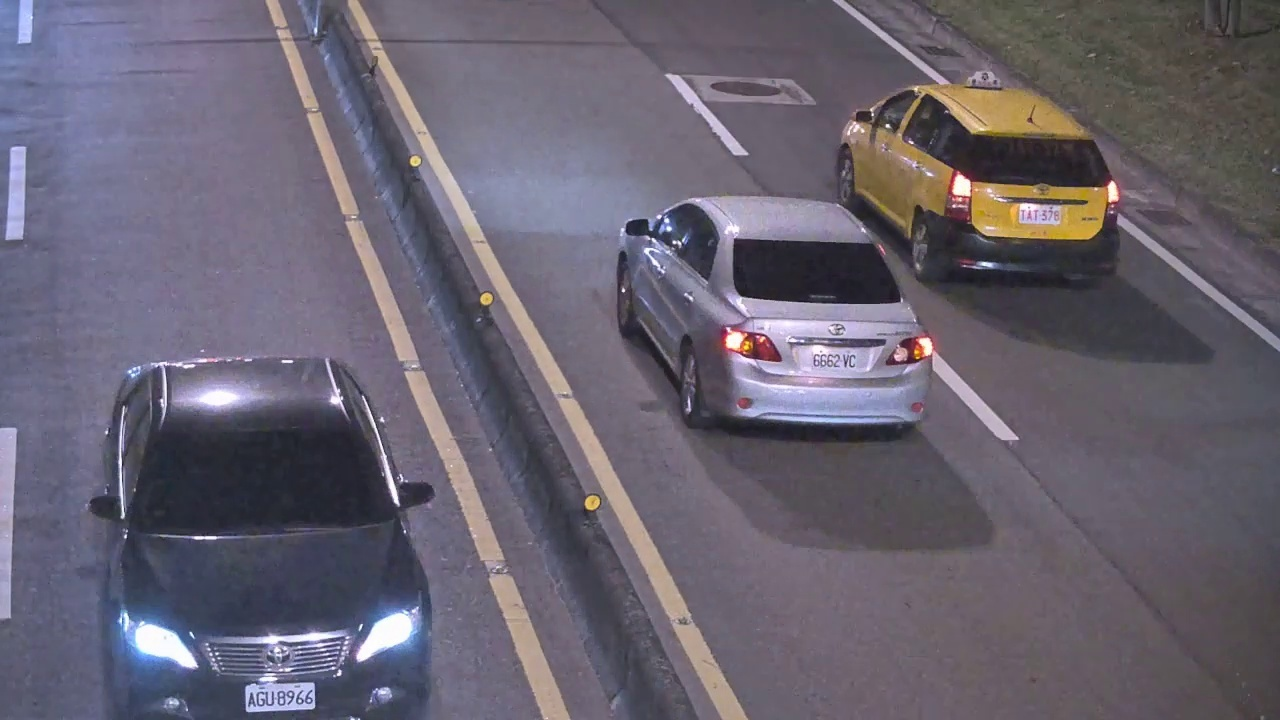
#> input picture example/img320191126_TaipeiRoadNH_night1.jpg, 1280 x 720 px; its folder holds only this picture in this run
$ python -i tool_convert_detrac.py   (imports and definitions only)   (older library calls are emulated)
#> lines starting #> are read from the running program, lines starting #| are printed output that depends on the picture
import os
import shutil
from glob import glob
from tqdm import tqdm
from collections import Counter

import cv2
import numpy as np
import pandas as pd

from annotation import DetracXML, LabelImgXML, ImageFile, MotGT, MotDET

# [37 lines left out: function cvt_detrac, not called in this run]

mot_labels = {1: 'Pedestrian',  2: 'Person_on_vehicle', 3: 'Car',
              4: 'Bicycle',     5: 'Motorbike',         6: 'Non_Motorized',
              7: 'StaticPerson',8: 'Distractor',        9: 'Occluder',
              10:'Occluder_ground', 11: 'Occluder_full', 12:'Reflection',
              13:'Crowd'}
mot_labels = {1:'r', 2:'r', 3:'c', 4:'m1', 5:'m1', 6:'others',
              7:'r', 8:'x', 9:'x', 10:'x', 11:'x', 12:'x', 13:'ignore'}
# [99 lines left out: functions cvt_mot, df_detrac, crop_detrac, imgblur, not called in this run]

def pick_one_image(src):
    pbar = tqdm(total=sum([len(files) for _,_,files in os.walk(src)]))
    cnt = Counter()
    for root,dirs,files in os.walk(src):
        if not dirs and files:
            blur_list = [imgblur(cv2.imread(os.path.join(root, f))) for f in files]
            best_idx = np.argmax(blur_list)
            best_file = os.path.join(root, files[best_idx])
            newfp = os.path.join(os.path.dirname(root), os.path.basename(root)+'_'+os.path.basename(best_file))
            shutil.move(best_file, newfp)
            shutil.rmtree(root)

            cnt.update(['pick'])
            pbar.set_postfix(cnt)
        pbar.update(len(files))

# [13 lines not run here, left out]

>>> import cv2
>>> picture = cv2.imread('example/img320191126_TaipeiRoadNH_night1.jpg', cv2.IMREAD_GRAYSCALE)
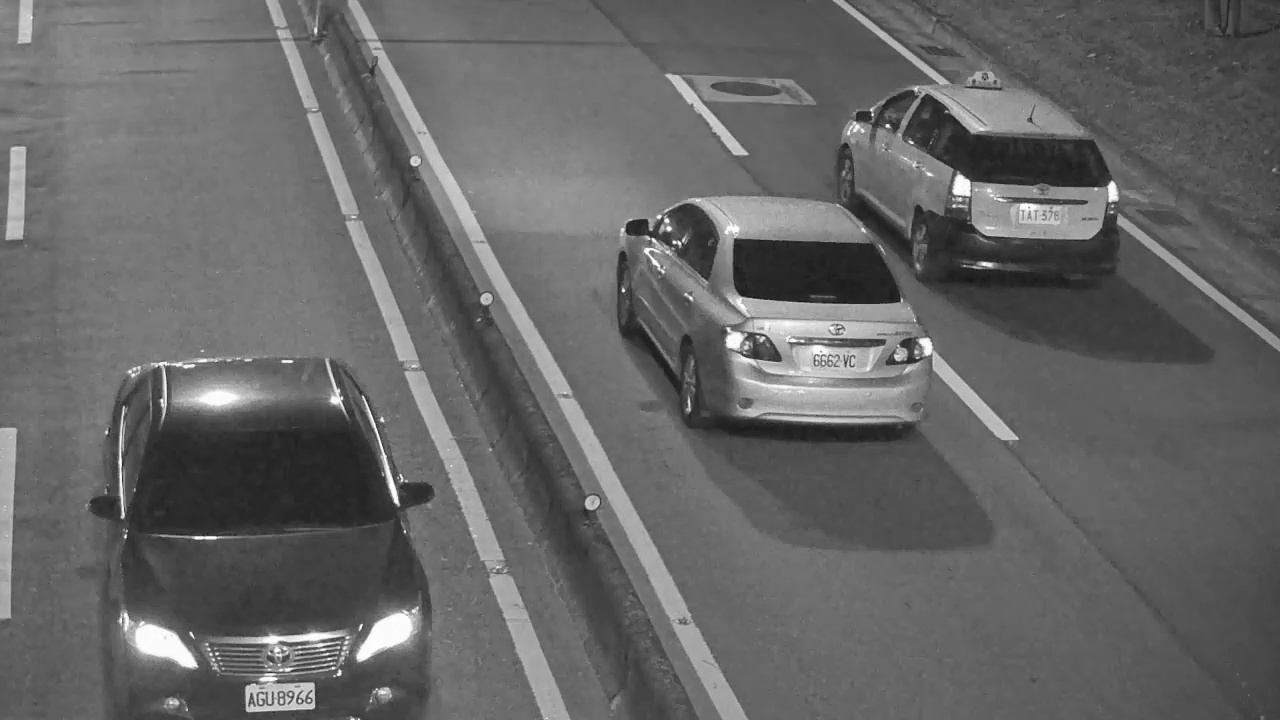
#> picture: shape (720, 1280); min 18, max 255, mean 102
#> (the run stopped early here; a loop or call above may not have finished)
